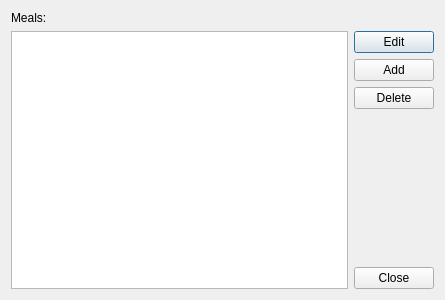
<?xml version="1.0" encoding="UTF-8"?>
<ui version="4.0">
 <class>Dialog</class>
 <widget class="QDialog" name="Dialog">
  <property name="geometry">
   <rect>
    <x>0</x>
    <y>0</y>
    <width>445</width>
    <height>300</height>
   </rect>
  </property>
  <property name="windowTitle">
   <string>Dialog</string>
  </property>
  <layout class="QGridLayout" name="gridLayout_2">
   <item row="0" column="0">
    <layout class="QGridLayout" name="gridLayout">
     <item row="0" column="0">
      <widget class="QLabel" name="label">
       <property name="text">
        <string>Meals:</string>
       </property>
      </widget>
     </item>
     <item row="1" column="0">
      <layout class="QHBoxLayout" name="horizontalLayout">
       <item>
        <widget class="QListView" name="listView">
         <property name="editTriggers">
          <set>QAbstractItemView::NoEditTriggers</set>
         </property>
        </widget>
       </item>
       <item>
        <layout class="QVBoxLayout" name="verticalLayout">
         <item>
          <widget class="QPushButton" name="editButton">
           <property name="text">
            <string>Edit</string>
           </property>
          </widget>
         </item>
         <item>
          <widget class="QPushButton" name="addButton">
           <property name="text">
            <string>Add</string>
           </property>
          </widget>
         </item>
         <item>
          <widget class="QPushButton" name="deleteButton">
           <property name="text">
            <string>Delete</string>
           </property>
          </widget>
         </item>
         <item>
          <spacer name="verticalSpacer">
           <property name="orientation">
            <enum>Qt::Vertical</enum>
           </property>
           <property name="sizeHint" stdset="0">
            <size>
             <width>20</width>
             <height>40</height>
            </size>
           </property>
          </spacer>
         </item>
         <item>
          <widget class="QPushButton" name="closeButton">
           <property name="text">
            <string>Close</string>
           </property>
          </widget>
         </item>
        </layout>
       </item>
      </layout>
     </item>
    </layout>
   </item>
  </layout>
 </widget>
 <resources/>
 <connections>
  <connection>
   <sender>closeButton</sender>
   <signal>clicked()</signal>
   <receiver>Dialog</receiver>
   <slot>reject()</slot>
   <hints>
    <hint type="sourcelabel">
     <x>399</x>
     <y>276</y>
    </hint>
    <hint type="destinationlabel">
     <x>382</x>
     <y>202</y>
    </hint>
   </hints>
  </connection>
 </connections>
</ui>
